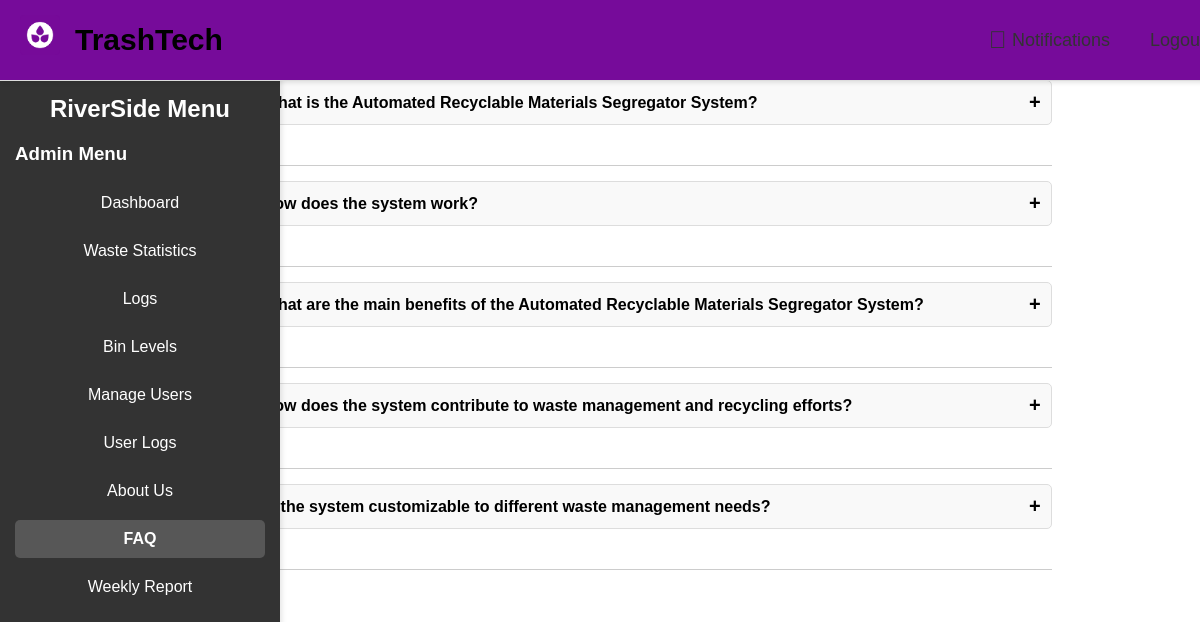
/TrashTech2/faq.php (signed in), run on the app's committed database.
### tables this page shows
CREATE TABLE `faqs` (
  `id` int(11) NOT NULL,
  `question` text DEFAULT NULL,
  `answer` text DEFAULT NULL
);

### TrashTech2/faq.php (the view, shortened to what this page needs)
<?php
include 'header.php';
include 'sidebar.php';
$sql = "SELECT * FROM faqs";
$result = $conn->query($sql);
$page_content = '
    <h1>FAQs</h1>
    <div class="faq-container">';
if ($result->num_rows > 0) {
    while ($row = $result->fetch_assoc()) {
        $page_content .= '
            <div class="faq-item">
                <div class="faq-question">
                    <strong>' . htmlspecialchars($row['question']) . '</strong>
                    <span class="faq-toggle">+</span>
                </div>
                <div class="faq-answer">' . htmlspecialchars($row['answer']) . '</div>
            </div>';
    }
} else {
    $page_content .= '<p>No FAQs found.</p>';
}
$page_content .= '
    </div>';
?>
<?php
echo $page_content;
?>

### TrashTech2/header.php (shortened to what this page needs)
<?php
$username = $_SESSION['username'] ?? '';
?>
<div id="header">
    <div class="logo-space">
        <img src="images/TTechLogo.png" alt="Website Logo">
    </div>
    <div class="brand-name">TrashTech</div>
    <div class="button-container">
        <?php if (!empty($username)): ?>
            <div class="notification-button" onclick="toggleDropdown()">
                <span>&#xf0f3;</span> Notifications
            </div>
            <a href="logout.php" class="logout-button">Logout</a>
        <?php endif; ?>
    </div>
</div>

### TrashTech2/sidebar.php (shortened to what this page needs)
<?php
$company_name = $_SESSION['company_name'] ?? '';
$current_page = basename($_SERVER['PHP_SELF']);
?>
<div id="sidebar">
    <h2><?php echo htmlspecialchars($company_name); ?> Menu</h2>
    <?php if ($_SESSION['role'] == 'admin'): ?>
        <h3>Admin Menu</h3>
        <ul>
            <li><a href="dashboard.php" class="<?php echo $current_page == 'dashboard.php' ? 'active' : ''; ?>">Dashboard</a></li>
            <li><a href="waste_statistics.php" class="<?php echo $current_page == 'waste_statistics.php' ? 'active' : ''; ?>">Waste Statistics</a></li>
            <li><a href="logs.php" class="<?php echo $current_page == 'logs.php' ? 'active' : ''; ?>">Logs</a></li>
            <li><a href="bin_levels.php" class="<?php echo $current_page == 'bin_levels.php' ? 'active' : ''; ?>">Bin Levels</a></li>
            <li><a href="manage_users.php" class="<?php echo $current_page == 'manage_users.php' ? 'active' : ''; ?>">Manage Users</a></li>
            <li><a href="user_logs.php" class="<?php echo $current_page == 'user_logs.php' ? 'active' : ''; ?>">User Logs</a></li>
            <li><a href="about_us.php" class="<?php echo $current_page == 'about_us.php' ? 'active' : ''; ?>">About Us</a></li>
            <li><a href="faq.php" class="<?php echo $current_page == 'faq.php' ? 'active' : ''; ?>">FAQ</a></li>
            <li><a href="report_generation.php" class="<?php echo $current_page == 'report_generation.php' ? 'active' : ''; ?>">Weekly Report</a></li>
        </ul>
    <?php endif; ?>
</div>

### TrashTech2/header.php (style rules this page uses)
#header { width: 100%; background-color: #760b9a; padding: 10px 20px; display: flex; justify-content: space-between; align-items: center; border-bottom: 1px solid #ddd; box-shadow: 0 2px 4px rgba(0, 0, 0, 0.1); position: fixed; top: 0; left: 0; z-index: 1000; height: 60px; }
.logo-space { width: 50px; height: 50px; }
.logo-space img { height: 40px; }
.brand-name { font-size: 30px; font-weight: bold; margin: 0; padding-left: 5px; }
.button-container { margin-left: auto; display: flex; align-items: center; position: relative; }
.notification-button, .logout-button { color: #333; text-decoration: none; padding: 10px 15px; font-size: 18px; margin-left: 10px; display: flex; align-items: center; }
.notification-button span { font-size: 24px; margin-right: 5px; }

### TrashTech2/sidebar.php (style rules this page uses)
#sidebar { width: 250px; background-color: #333; color: white; height: 100vh; position: fixed; padding: 15px; top: 60px; left: 0; box-shadow: 2px 0 5px rgba(0, 0, 0, 0.1); }
#sidebar h2 { color: white; margin-bottom: 20px; font-size: 24px; font-weight: bold; text-align: center; }
#sidebar ul { list-style-type: none; padding: 0; }
#sidebar ul li { margin: 10px 0; }
#sidebar ul li a { display: block; color: white; padding: 10px; text-decoration: none; text-align: center; border-radius: 5px; transition: background-color 0.3s; }
#sidebar ul li a.active { font-weight: bold; background-color: #575757; }

### TrashTech2/faq.php (style rules this page uses)
h1 { margin-top: 0; margin-left: 20px; margin-bottom: 30px; }
.faq-container { width: 100%; max-width: 800px; margin: 0 auto; padding: 20px; }
.faq-item { margin-bottom: 15px; border-bottom: 1px solid #ccc; padding-bottom: 10px; }
.faq-question { display: flex; justify-content: space-between; align-items: center; cursor: pointer; padding: 10px; border: 1px solid #ddd; border-radius: 5px; background-color: #f9f9f9; transition: background-color 0.3s ease; }
.faq-toggle { font-size: 20px; font-weight: bold; transition: transform 0.3s ease; }

### data on the page
faqs: question "What is the Automated Recyclable Materials Segregator System?"
faqs: question "How does the system work?"
faqs: question "What are the main benefits of the Automated Recyclable Materials Segregator System?"
faqs: question "How does the system contribute to waste management and recycling efforts?"
faqs: question "Is the system customizable to different waste management needs?"

### other printed values
$company_name "RiverSide"
